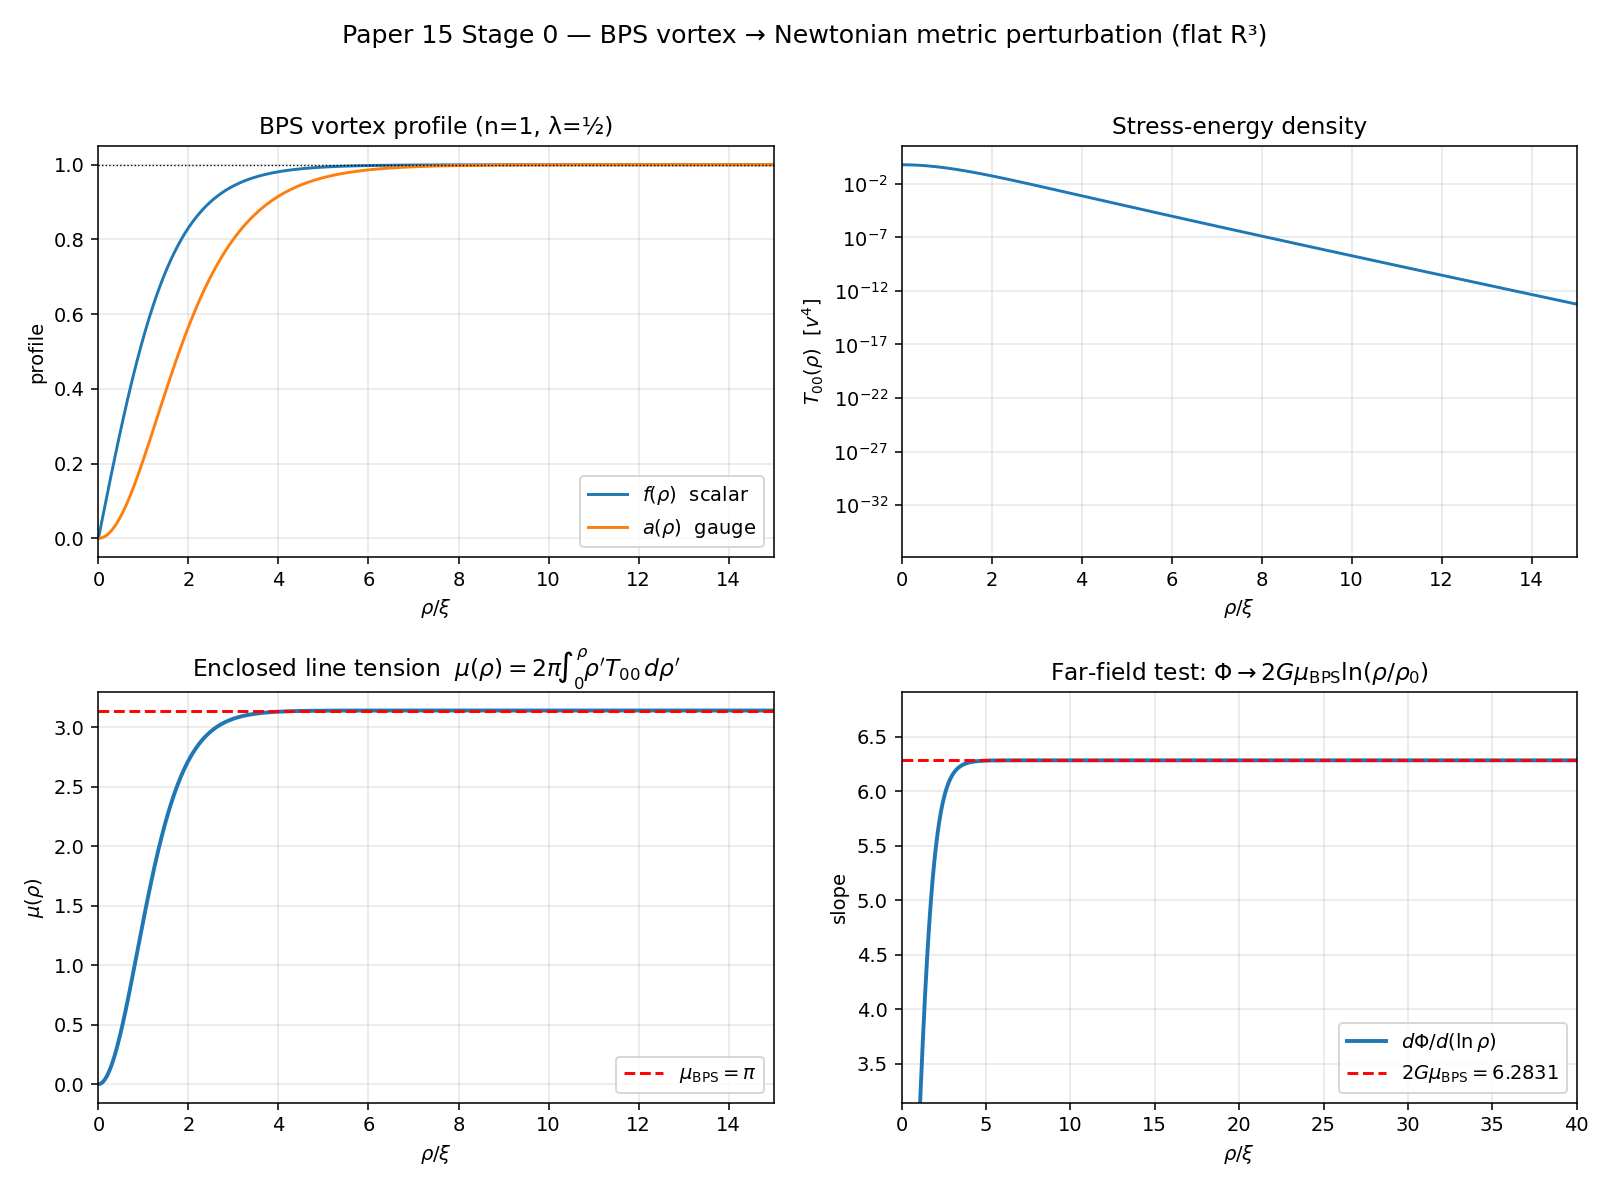

Recreate this plot in Python.
#!/usr/bin/env python3
"""
Stage 0 — Flat-space gravitational field sourced by a BPS vortex line.

Paper 15 §6.2 calls for a dynamical derivation of G_eff = G_Pl · α^{21}
via the metric perturbation sourced by the BPS vortex field on S^3/2I.
Before launching that on a quotient 3-manifold, we verify the pipeline
in flat R^3 against a textbook answer.

Test configuration
------------------
  - Straight abelian-Higgs BPS vortex along the z-axis (n=1, λ=1/2).
  - Natural units: e = v = 1, so healing length ξ = 1/(ev) = 1 and
    BPS line tension μ_BPS = π.
  - Weak-field (Newtonian) limit:  ∇²_⊥ Φ = 4π G T_00(ρ).
  - Cylindrically symmetric source:

        dΦ/dρ = 2 G μ(ρ) / ρ,      μ(ρ) = 2π ∫_0^ρ ρ' T_00(ρ') dρ'.

Textbook result
---------------
For ρ ≫ ξ, μ(ρ) → μ_BPS and

        Φ(ρ) → 2 G μ_BPS · ln(ρ/ρ_0),     dΦ/d(ln ρ) → 2 G μ_BPS.

Success criterion: μ(∞) matches π (BPS line tension), and the
asymptotic slope dΦ/d(ln ρ) saturates at 2Gμ_BPS within ≲1% over
ρ ∈ [10 ξ, 40 ξ].

This module provides reusable primitives (BPS profile, T_00, 2D
cylindrical Poisson) that the Stage 1 S^3/2I calculation will need.
"""

from __future__ import annotations

from pathlib import Path

import matplotlib.pyplot as plt
import numpy as np
from scipy.integrate import cumulative_trapezoid, solve_bvp, trapezoid


# =========================================================================
# 1. BPS vortex profile — first-order BPS equations (n=1, λ=1/2).
#
# We solve the FIRST-order self-dual system directly:
#       f' = (1-a) f / ρ
#       a' = ρ (1 - f²) / 2
# rather than the second-order EOMs at λ=1/2.  Reason: although the
# second-order EOMs admit the BPS profile as their unique finite-energy
# solution, solve_bvp can converge to non-BPS configurations that satisfy
# the EOMs only approximately (BPS residuals O(1)); integrating the
# first-order system guarantees the output IS the BPS profile.
# =========================================================================

def _bps_first_order(rho, y):
    """First-order BPS equations. y = [f, a]."""
    f, a = y
    r = np.maximum(rho, 1e-12)
    fp = (1.0 - a) * f / r
    ap = 0.5 * r * (1.0 - f ** 2)
    return np.array([fp, ap])


def _bps_bc(ya, yb):
    """a(ρ_min) ≈ ρ_min²/4  (exact series expansion) and f(ρ_max) = 1."""
    return np.array([ya[1], yb[0] - 1.0])


def solve_bps_profile(rho_min: float = 1e-3, rho_max: float = 40.0,
                      N: int = 2000, dense: int = 8000):
    """Solve the first-order BPS system; return (ρ, f, a, fp, ap).

    Near ρ=0 the BPS solution satisfies f ∼ f₁ ρ + O(ρ³) and a ∼ ρ²/4
    + O(ρ⁴), with f₁ ≈ 0.5827 (n=1 Nielsen–Olesen shooting constant).
    We impose a(ρ_min) = ρ_min²/4 (regularity, exact to leading order)
    and f(ρ_max) = 1 (asymptotic Higgs vacuum).
    """
    rho = np.linspace(rho_min, rho_max, N)
    f0 = np.tanh(rho / 1.5)
    a0 = 1.0 - np.exp(-(rho ** 2) / 4.0)
    y_guess = np.vstack([f0, a0])

    sol = solve_bvp(
        _bps_first_order, _bps_bc, rho, y_guess,
        tol=1e-11, max_nodes=80000, verbose=0,
    )
    if not sol.success:
        raise RuntimeError(f"BPS first-order BVP failed: {sol.message}")

    rho_d = np.linspace(rho_min, rho_max, dense)
    y_d = sol.sol(rho_d)
    f_d, a_d = y_d[0], y_d[1]
    # Exact derivatives from the BPS equations (no finite-differencing):
    r_safe = np.maximum(rho_d, 1e-12)
    fp_d = (1.0 - a_d) * f_d / r_safe
    ap_d = 0.5 * rho_d * (1.0 - f_d ** 2)
    return rho_d, f_d, a_d, fp_d, ap_d


# =========================================================================
# 2. Stress-energy T_00 from the abelian-Higgs Lagrangian.
# =========================================================================

def stress_energy_T00(rho, f, a, fp, ap, lam: float = 0.5):
    """Static energy density = T_00 for the abelian-Higgs vortex.

        T_00 = ½(f')² + ½(1-a)²f²/ρ² + ½(a')²/ρ² + (λ/4)(1-f²)²

    All terms positive-definite; no time derivatives in a static config.
    Caller supplies fp, ap from the BVP solver for accuracy.
    """
    r = np.maximum(rho, 1e-10)
    return (
        0.5 * fp ** 2
        + 0.5 * (1.0 - a) ** 2 * f ** 2 / r ** 2
        + 0.5 * ap ** 2 / r ** 2
        + 0.25 * lam * (1.0 - f ** 2) ** 2
    )


# =========================================================================
# 3. Cylindrical Poisson solver (weak-field / Newtonian).
# =========================================================================

def enclosed_line_mass(rho, T00):
    """μ(ρ) = 2π ∫_0^ρ ρ' T_00(ρ') dρ'  (cumulative)."""
    return cumulative_trapezoid(2.0 * np.pi * rho * T00, rho, initial=0.0)


def newton_potential(rho, mu, G: float = 1.0):
    """Integrate dΦ/dρ = 2 G μ(ρ)/ρ from ρ[0], with Φ(ρ[0]) = 0."""
    r = np.maximum(rho, 1e-10)
    return cumulative_trapezoid(2.0 * G * mu / r, rho, initial=0.0)


# =========================================================================
# 4. Main: solve, check, plot.
# =========================================================================

def main():
    print("=" * 72)
    print(" NWT Paper 15 Stage 0 — BPS vortex gravitational field (flat R³)")
    print("=" * 72)

    # -- BPS profile
    rho, f, a, fp, ap = solve_bps_profile(rho_max=40.0, N=800, dense=4000)
    print(f"\n[1] BPS profile solved on ρ ∈ [{rho[0]:.3g}, {rho[-1]:.1f}], "
          f"{len(rho)} points.")
    print(f"    f(0) ≈ {f[0]:.3e}    f(ρ_max) = {f[-1]:.6f}   (target 1)")
    print(f"    a(0) ≈ {a[0]:.3e}    a(ρ_max) = {a[-1]:.6f}   (target 1)")

    # -- T_00 and BPS line tension
    T00 = stress_energy_T00(rho, f, a, fp, ap, lam=0.5)
    mu = enclosed_line_mass(rho, T00)
    mu_total = mu[-1]
    err = (mu_total - np.pi) / np.pi * 100.0
    print(f"\n[2] μ_BPS (integrated T_00) = {mu_total:.8f}")
    print(f"    μ_BPS (exact π)           = {np.pi:.8f}")
    print(f"    error                     = {err:+.4f} %   "
          f"({'PASS' if abs(err) < 0.2 else 'FAIL'})")

    # -- Cylindrical Poisson, check log-law far field
    G_unit = 1.0
    Phi = newton_potential(rho, mu, G=G_unit)
    ln_rho = np.log(np.maximum(rho, 1e-10))
    slope = np.gradient(Phi, ln_rho)
    target_slope = 2.0 * G_unit * mu_total

    def at(rho_test):
        idx = int(np.searchsorted(rho, rho_test))
        return slope[idx]

    s10, s20, s35 = at(10.0), at(20.0), at(35.0)
    def pct(s):
        return (s - target_slope) / target_slope * 100.0

    print(f"\n[3] Asymptotic slope dΦ/d(ln ρ) → 2 G μ_BPS = {target_slope:.6f}")
    print(f"    at ρ = 10 ξ : {s10:.6f}   err {pct(s10):+.3f} %")
    print(f"    at ρ = 20 ξ : {s20:.6f}   err {pct(s20):+.3f} %")
    print(f"    at ρ = 35 ξ : {s35:.6f}   err {pct(s35):+.3f} %")

    passed = (abs(err) < 0.2
              and abs(pct(s20)) < 1.0
              and abs(pct(s35)) < 1.0)
    print(f"\n    STAGE 0 PIPELINE: {'PASS — proceed to S³/2I.' if passed else 'FAIL — debug before proceeding.'}")

    # -- Plots
    fig, axes = plt.subplots(2, 2, figsize=(11.5, 8.5))

    ax = axes[0, 0]
    ax.plot(rho, f, label=r"$f(\rho)$  scalar")
    ax.plot(rho, a, label=r"$a(\rho)$  gauge")
    ax.axhline(1.0, color="k", ls=":", lw=0.7)
    ax.set_xlim(0, 15)
    ax.set_xlabel(r"$\rho / \xi$")
    ax.set_ylabel("profile")
    ax.set_title("BPS vortex profile (n=1, λ=½)")
    ax.legend()
    ax.grid(alpha=0.3)

    ax = axes[0, 1]
    ax.semilogy(rho, T00)
    ax.set_xlim(0, 15)
    ax.set_xlabel(r"$\rho / \xi$")
    ax.set_ylabel(r"$T_{00}(\rho)$  [$v^4$]")
    ax.set_title("Stress-energy density")
    ax.grid(alpha=0.3, which="both")

    ax = axes[1, 0]
    ax.plot(rho, mu, lw=2)
    ax.axhline(np.pi, color="r", ls="--",
               label=r"$\mu_{\rm BPS} = \pi$")
    ax.set_xlim(0, 15)
    ax.set_xlabel(r"$\rho / \xi$")
    ax.set_ylabel(r"$\mu(\rho)$")
    ax.set_title(r"Enclosed line tension  $\mu(\rho) = 2\pi\!\int_0^\rho\!\rho' T_{00}\,d\rho'$")
    ax.legend()
    ax.grid(alpha=0.3)

    ax = axes[1, 1]
    ax.plot(rho, slope, lw=2, label=r"$d\Phi/d(\ln\rho)$")
    ax.axhline(target_slope, color="r", ls="--",
               label=rf"$2G\mu_{{\rm BPS}}={target_slope:.4f}$")
    ax.set_xlim(0, 40)
    ylo = target_slope * 0.5
    yhi = target_slope * 1.1
    ax.set_ylim(ylo, yhi)
    ax.set_xlabel(r"$\rho / \xi$")
    ax.set_ylabel(r"slope")
    ax.set_title(r"Far-field test: $\Phi \to 2G\mu_{\rm BPS}\ln(\rho/\rho_0)$")
    ax.legend()
    ax.grid(alpha=0.3)

    fig.suptitle("Paper 15 Stage 0 — BPS vortex → Newtonian metric perturbation (flat R³)",
                 fontsize=13)
    fig.tight_layout(rect=[0, 0, 1, 0.96])

    out = Path(__file__).parent / "nwt_vortex_gravity_flat.png"
    fig.savefig(out, dpi=140)
    print(f"\n[4] Plot: {out}")


if __name__ == "__main__":
    main()
